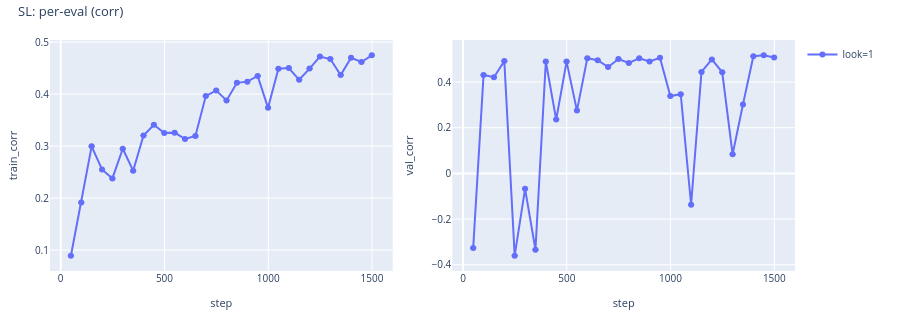
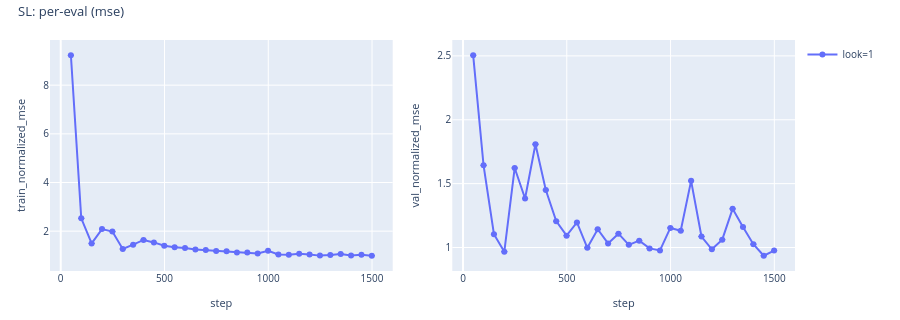

Notebook source saved alongside these figures, in order:
### Markdown cell above
## Supervised-learning

### Code cell
sl = CorpusRegressionAnalysisConfig.from_sl_mse_sweep(
    artifacts_root=ARTIFACTS,
    num_lookforward_tokens=NUM_LOOKFORWARD_TOKENS,
    num_samples=NUM_SAMPLES, label_type=LABEL_TYPE,
    normalize_labels=NORMALIZE_LABELS, label_range=LABEL_RANGE,
    batch_size=BATCH_SIZE,
    lr_per_sample=LR_PER_SAMPLE,
    lr_schedule=LR_SCHEDULE, warmup_ratio=WARMUP_RATIO, lr_min_ratio=LR_MIN_RATIO,
    train_from_scratch=TRAIN_FROM_SCRATCH,
    train_steps=TRAIN_STEPS,
)
if sl is None:
    print("SL: no artifacts")
else:
    sl.describe("SL")
    print(sl.summarize(metric="corr"))
    print(sl.summarize(metric="mse"))
    display(
        sl.plot_vs_eval(
            "corr",
            title="SL: per-eval (corr)",
            show_seed_bar=True,
            save_path=WRITEUP_ASSETS / "sl_per_eval_corr.html",
        )
    )
    display(
        sl.plot_vs_eval(
            "mse",
            title="SL: per-eval (mse)",
            show_seed_bar=True,
            save_path=WRITEUP_ASSETS / "sl_per_eval_mse.html",
        )
    )

### Figure 1 — Plotly figure (JSON) as saved in the notebook; plotly's stock layout.template omitted (floating-point values rounded to 4 significant figures)
{"data": [{"customdata": [[1, 1], [1, 1], [1, 1], [1, 1], [1, 1], [1, 1], [1, 1], [1, 1], [1, 1], [1, 1], [1, 1], [1, 1], [1, 1], [1, 1], [1, 1], [1, 1], [1, 1], [1, 1], [1, 1], [1, 1], [1, 1], [1, 1], [1, 1], [1, 1], [1, 1], [1, 1], [1, 1], [1, 1], [1, 1], [1, 1]], "error_y": {"array": [0, 0, 0, 0, 0, 0, 0, 0, 0, 0, 0, 0, 0, 0, 0, 0, 0, 0, 0, 0, 0, 0, 0, 0, 0, 0, 0, 0, 0, 0], "arrayminus": [0, 0, 0, 0, 0, 0, 0, 0, 0, 0, 0, 0, 0, 0, 0, 0, 0, 0, 0, 0, 0, 0, 0, 0, 0, 0, 0, 0, 0, 0], "symmetric": false, "thickness": 1, "type": "data", "width": 3}, "hovertemplate": "step: %{x}<br>train_corr: %{y}<br>num_lookforward_tokens: %{customdata[0]}<br>n_seeds: %{customdata[1]}<extra>look=1</extra>", "legendgroup": "look=1", "line": {"color": "#636EFA"}, "marker": {"color": "#636EFA"}, "mode": "lines+markers", "name": "look=1", "showlegend": true, "type": "scatter", "x": [49, 99, 149, 199, 249, 299, 349, 399, 449, 499, 549, 599, 649, 699, 749, 799, 849, 899, 949, 999, 1049, 1099, 1149, 1199, 1249, 1299, 1349, 1399, 1449, 1499], "xaxis": "x", "y": [0.08919, 0.1917, 0.2995, 0.2551, 0.2378, 0.2949, 0.2527, 0.3204, 0.3409, 0.3254, 0.3259, 0.3136, 0.3196, 0.3962, 0.4072, 0.3878, 0.4217, 0.424, 0.4349, 0.3736, 0.4487, 0.4502, 0.4276, 0.4491, 0.4721, 0.4675, 0.4368, 0.47, 0.4618, 0.4747], "yaxis": "y"}, {"customdata": [[1, 1], [1, 1], [1, 1], [1, 1], [1, 1], [1, 1], [1, 1], [1, 1], [1, 1], [1, 1], [1, 1], [1, 1], [1, 1], [1, 1], [1, 1], [1, 1], [1, 1], [1, 1], [1, 1], [1, 1], [1, 1], [1, 1], [1, 1], [1, 1], [1, 1], [1, 1], [1, 1], [1, 1], [1, 1], [1, 1]], "error_y": {"array": [0, 0, 0, 0, 0, 0, 0, 0, 0, 0, 0, 0, 0, 0, 0, 0, 0, 0, 0, 0, 0, 0, 0, 0, 0, 0, 0, 0, 0, 0], "arrayminus": [0, 0, 0, 0, 0, 0, 0, 0, 0, 0, 0, 0, 0, 0, 0, 0, 0, 0, 0, 0, 0, 0, 0, 0, 0, 0, 0, 0, 0, 0], "symmetric": false, "thickness": 1, "type": "data", "width": 3}, "hovertemplate": "step: %{x}<br>val_corr: %{y}<br>num_lookforward_tokens: %{customdata[0]}<br>n_seeds: %{customdata[1]}<extra>look=1</extra>", "legendgroup": "look=1", "line": {"color": "#636EFA"}, "marker": {"color": "#636EFA"}, "mode": "lines+markers", "name": "look=1", "showlegend": false, "type": "scatter", "x": [49, 99, 149, 199, 249, 299, 349, 399, 449, 499, 549, 599, 649, 699, 749, 799, 849, 899, 949, 999, 1049, 1099, 1149, 1199, 1249, 1299, 1349, 1399, 1449, 1499], "xaxis": "x2", "y": [-0.3261, 0.4306, 0.4211, 0.4917, -0.3603, -0.06766, -0.3338, 0.4897, 0.2356, 0.4895, 0.275, 0.5046, 0.4954, 0.4655, 0.5007, 0.4837, 0.5038, 0.4897, 0.5062, 0.3388, 0.3466, -0.1372, 0.4444, 0.499, 0.4428, 0.08359, 0.3022, 0.5131, 0.5171, 0.5076], "yaxis": "y2"}], "layout": {"font": {"size": 11}, "height": 320, "legend": {"font": {"size": 10}, "x": 1.01, "xanchor": "left", "y": 1, "yanchor": "top"}, "margin": {"b": 40, "l": 50, "r": 105, "t": 40}, "title": {"font": {"size": 13}, "text": "SL: per-eval (corr)", "x": 0.02, "xanchor": "left", "y": 0.98, "yanchor": "top"}, "xaxis": {"anchor": "y", "domain": [0, 0.46], "tickfont": {"size": 10}, "title": {"font": {"size": 11}, "text": "step"}}, "xaxis2": {"anchor": "y2", "domain": [0.54, 1], "tickfont": {"size": 10}, "title": {"font": {"size": 11}, "text": "step"}}, "yaxis": {"anchor": "x", "domain": [0, 1], "tickfont": {"size": 10}, "title": {"font": {"size": 11}, "text": "train_corr"}}, "yaxis2": {"anchor": "x2", "domain": [0, 1], "tickfont": {"size": 10}, "title": {"font": {"size": 11}, "text": "val_corr"}}}}

### Figure 2 — Plotly figure (JSON) as saved in the notebook; plotly's stock layout.template omitted (floating-point values rounded to 4 significant figures)
{"data": [{"customdata": [[1, 1], [1, 1], [1, 1], [1, 1], [1, 1], [1, 1], [1, 1], [1, 1], [1, 1], [1, 1], [1, 1], [1, 1], [1, 1], [1, 1], [1, 1], [1, 1], [1, 1], [1, 1], [1, 1], [1, 1], [1, 1], [1, 1], [1, 1], [1, 1], [1, 1], [1, 1], [1, 1], [1, 1], [1, 1], [1, 1]], "error_y": {"array": [0, 0, 0, 0, 0, 0, 0, 0, 0, 0, 0, 0, 0, 0, 0, 0, 0, 0, 0, 0, 0, 0, 0, 0, 0, 0, 0, 0, 0, 0], "arrayminus": [0, 0, 0, 0, 0, 0, 0, 0, 0, 0, 0, 0, 0, 0, 0, 0, 0, 0, 0, 0, 0, 0, 0, 0, 0, 0, 0, 0, 0, 0], "symmetric": false, "thickness": 1, "type": "data", "width": 3}, "hovertemplate": "step: %{x}<br>train_normalized_mse: %{y}<br>num_lookforward_tokens: %{customdata[0]}<br>n_seeds: %{customdata[1]}<extra>look=1</extra>", "legendgroup": "look=1", "line": {"color": "#636EFA"}, "marker": {"color": "#636EFA"}, "mode": "lines+markers", "name": "look=1", "showlegend": true, "type": "scatter", "x": [49, 99, 149, 199, 249, 299, 349, 399, 449, 499, 549, 599, 649, 699, 749, 799, 849, 899, 949, 999, 1049, 1099, 1149, 1199, 1249, 1299, 1349, 1399, 1449, 1499], "xaxis": "x", "y": [9.227, 2.526, 1.496, 2.085, 1.982, 1.267, 1.444, 1.638, 1.537, 1.404, 1.341, 1.311, 1.249, 1.225, 1.181, 1.172, 1.126, 1.118, 1.083, 1.192, 1.039, 1.035, 1.069, 1.04, 0.9949, 1.016, 1.059, 0.9993, 1.026, 0.9915], "yaxis": "y"}, {"customdata": [[1, 1], [1, 1], [1, 1], [1, 1], [1, 1], [1, 1], [1, 1], [1, 1], [1, 1], [1, 1], [1, 1], [1, 1], [1, 1], [1, 1], [1, 1], [1, 1], [1, 1], [1, 1], [1, 1], [1, 1], [1, 1], [1, 1], [1, 1], [1, 1], [1, 1], [1, 1], [1, 1], [1, 1], [1, 1], [1, 1]], "error_y": {"array": [0, 0, 0, 0, 0, 0, 0, 0, 0, 0, 0, 0, 0, 0, 0, 0, 0, 0, 0, 0, 0, 0, 0, 0, 0, 0, 0, 0, 0, 0], "arrayminus": [0, 0, 0, 0, 0, 0, 0, 0, 0, 0, 0, 0, 0, 0, 0, 0, 0, 0, 0, 0, 0, 0, 0, 0, 0, 0, 0, 0, 0, 0], "symmetric": false, "thickness": 1, "type": "data", "width": 3}, "hovertemplate": "step: %{x}<br>val_normalized_mse: %{y}<br>num_lookforward_tokens: %{customdata[0]}<br>n_seeds: %{customdata[1]}<extra>look=1</extra>", "legendgroup": "look=1", "line": {"color": "#636EFA"}, "marker": {"color": "#636EFA"}, "mode": "lines+markers", "name": "look=1", "showlegend": false, "type": "scatter", "x": [49, 99, 149, 199, 249, 299, 349, 399, 449, 499, 549, 599, 649, 699, 749, 799, 849, 899, 949, 999, 1049, 1099, 1149, 1199, 1249, 1299, 1349, 1399, 1449, 1499], "xaxis": "x2", "y": [2.504, 1.643, 1.105, 0.9674, 1.623, 1.384, 1.808, 1.45, 1.206, 1.093, 1.197, 0.9978, 1.143, 1.032, 1.108, 1.021, 1.054, 0.9931, 0.9775, 1.153, 1.131, 1.522, 1.086, 0.9861, 1.062, 1.303, 1.161, 1.026, 0.9361, 0.9759], "yaxis": "y2"}], "layout": {"font": {"size": 11}, "height": 320, "legend": {"font": {"size": 10}, "x": 1.01, "xanchor": "left", "y": 1, "yanchor": "top"}, "margin": {"b": 40, "l": 50, "r": 105, "t": 40}, "title": {"font": {"size": 13}, "text": "SL: per-eval (mse)", "x": 0.02, "xanchor": "left", "y": 0.98, "yanchor": "top"}, "xaxis": {"anchor": "y", "domain": [0, 0.46], "tickfont": {"size": 10}, "title": {"font": {"size": 11}, "text": "step"}}, "xaxis2": {"anchor": "y2", "domain": [0.54, 1], "tickfont": {"size": 10}, "title": {"font": {"size": 11}, "text": "step"}}, "yaxis": {"anchor": "x", "domain": [0, 1], "tickfont": {"size": 10}, "title": {"font": {"size": 11}, "text": "train_normalized_mse"}}, "yaxis2": {"anchor": "x2", "domain": [0, 1], "tickfont": {"size": 10}, "title": {"font": {"size": 11}, "text": "val_normalized_mse"}}}}
